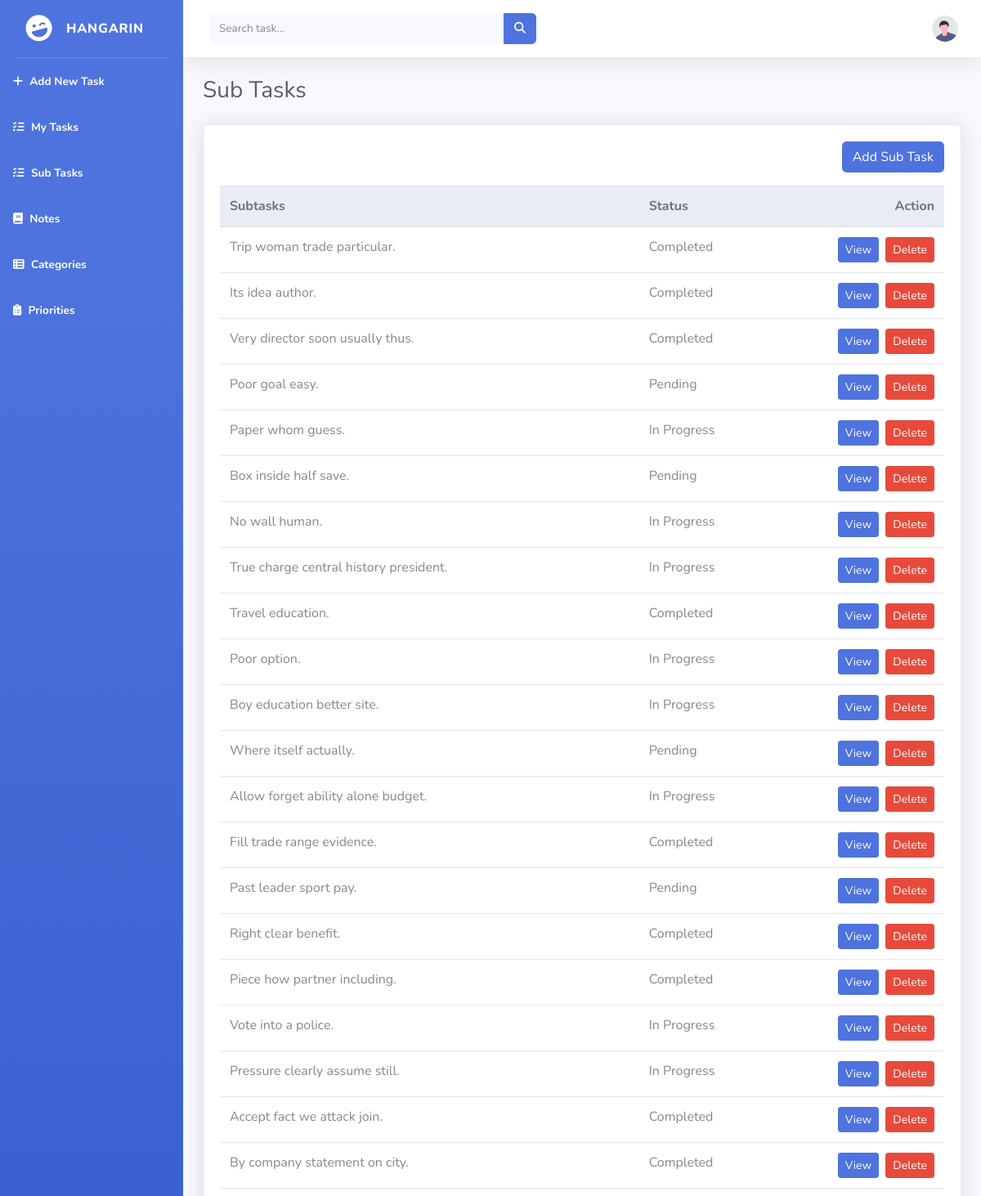
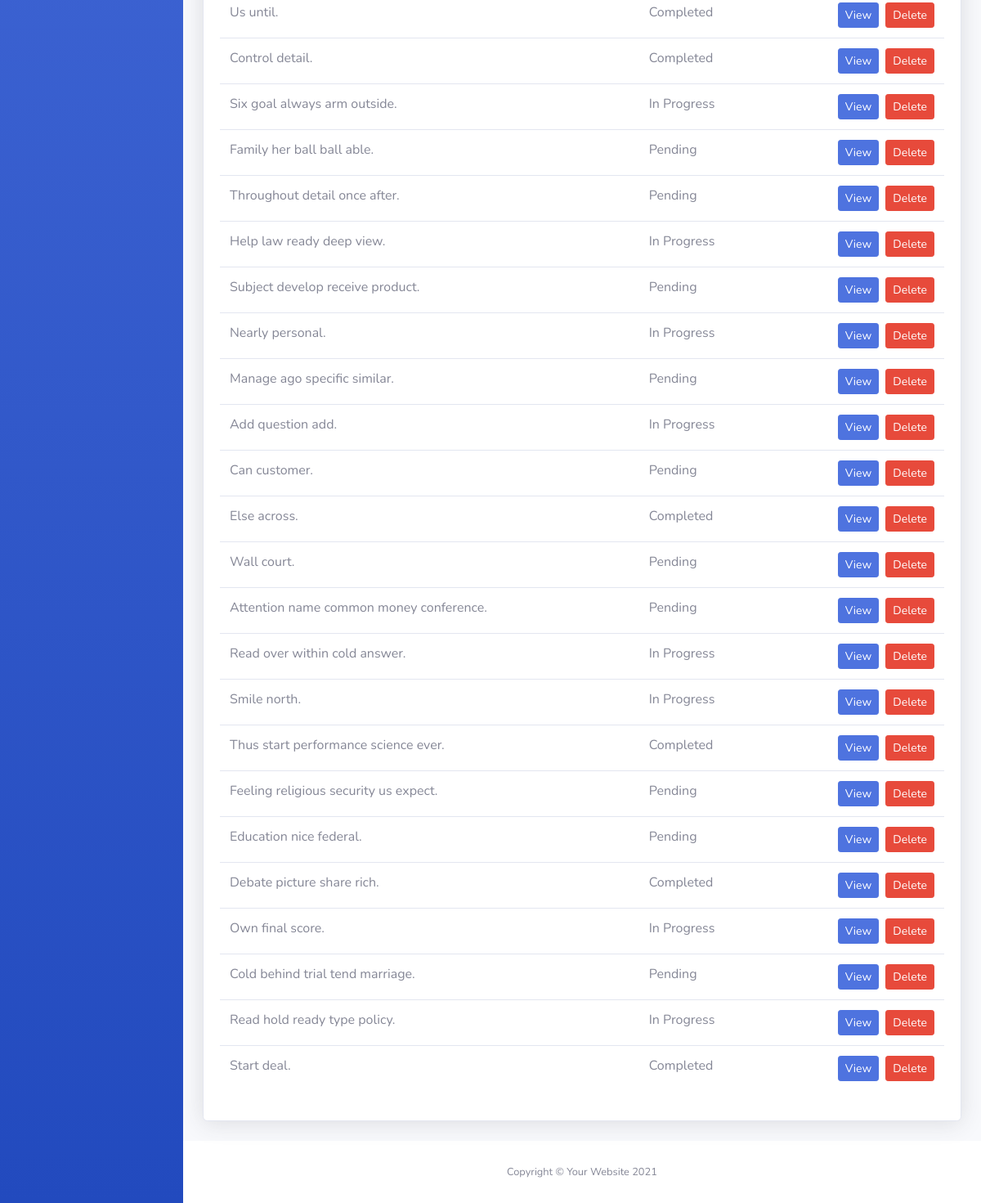
Screenshot of /subtasks/ with the database file from the repository (2 pictures, top to bottom).
### tasks/models.py (models this page shows, shortened)
class BaseModel(models.Model):
    created_at = models.DateTimeField(auto_now_add=True)
    updated_at = models.DateTimeField(auto_now=True)
    class Meta:
        abstract = True

class SubTask(BaseModel):
    STATUS_CHOICES = [
        ("Pending", "Pending"),
        ("In Progress", "In Progress"),
        ("Completed", "Completed"),
    ]
    parent_task = models.ForeignKey(Task, on_delete=models.CASCADE)
    title = models.CharField(max_length=200)
    status = models.CharField(
        max_length=50,
        choices=STATUS_CHOICES,
        default="Pending"
    )

### tasks/views.py (the view)
# urls.py: path('subtasks/', SubTaskListView.as_view(), name='subtask-list'),
class SubTaskListView(ListView):
    model = SubTask
    template_name = 'subtasks_list.html'
    context_object_name = 'subtasks'

### templates/subtasks_list.html
{% extends 'base.html' %}
{% load static %}
{% block content %}
<div class="container-fluid">
    <div class="d-sm-flex align-items-center justify-content-between mb-4">
        <h1 class="h3 mb-0 text-gray-800">Sub Tasks</h1>
    </div>
    <div class="card shadow mb-4">
        <div class="card-body">
            <div class="d-flex justify-content-end mb-3">
                <a href="{% url 'subtask-add' %}" class="btn btn-primary">Add Sub Task</a>
            </div>
            <div class="table-responsive">
                <table class="table table-hover" id="dataTable" width="100%" cellspacing="0">
                    <thead class="thead-light">
                        <tr>
                            <th>Subtasks</th>
                            <th>Status</th>
                            <th class="text-right">Action</th>
                        </tr>
                    </thead>
                    <tbody>
                        {% for object in object_list %}
                        <tr>
                            <td>{{ object.title }}</td>
                            <td>{{ object.status }}</td>
                            <td class="text-right">
                                <a href="/subtasks/{{ object.pk }}" class="btn btn-primary btn-sm mr-1">View</a>
                                <a href="/subtasks/{{ object.pk }}/delete" class="btn btn-danger btn-sm">Delete</a>
                            </td>
                        </tr>
                        {% endfor %}
                    </tbody>
                </table>
            </div>
        </div>
    </div>
</div>
{% endblock %}

### templates/base.html (shortened to what this page needs)
{% load static %}
{% load pwa %}
<!DOCTYPE html>
<html lang="en">
<head>
    <link href="{% static 'vendor/fontawesome-free/css/all.min.css' %}" rel="stylesheet" type="text/css">
    <link href="{% static 'css/sb-admin-2.min.css' %}" rel="stylesheet">
    <link rel="stylesheet" href="https://cdnjs.cloudflare.com/ajax/libs/font-awesome/6.5.0/css/all.min.css">
</head>
<body id="page-top">
    <div id="wrapper">
        <ul class="navbar-nav bg-gradient-primary sidebar sidebar-dark accordion" id="accordionSidebar">
            <a class="sidebar-brand d-flex align-items-center justify-content-center" href="index.html">
                <div class="sidebar-brand-icon rotate-n-15">
                    <i class="fas fa-laugh-wink"></i>
                </div>
                <div class="sidebar-brand-text mx-3">HANGARIN </div>
            </a>
            <hr class="sidebar-divider my-0">
             <li class="nav-item active">
                <a class="nav-link" href="{% url 'task-add' %}">
                    <i class="fas fa-add fa-tachometer-alt"></i>
                    <span>Add New Task</span></a>
            </li>
            <li class="nav-item active">
                <a class="nav-link" href="{% url 'task-list' %}">
                    <i class="fas fa-tasks fa-tachometer-alt"></i>
                    <span>My Tasks</span></a>
            </li>
             <li class="nav-item active">
                <a class="nav-link" href="{% url 'subtask-list' %}">
                    <i class="fas fa-tasks fa-tachometer-alt"></i>
                    <span>Sub Tasks</span></a>
            </li>
            <li class="nav-item active">
                <a class="nav-link" href="{% url 'notes-list' %}">
                    <i class="fas fa-book fa-tachometer-alt"></i>
                    <span>Notes</span></a>
            </li>
             <li class="nav-item active">
                <a class="nav-link" href="{% url 'categories-list' %}">
                    <i class="fas fa-table-list fa-tachometer-alt"></i>
                    <span>Categories</span></a>
            </li>
             <li class="nav-item active">
                <a class="nav-link" href="{% url 'priorities-list' %}">
                    <i class="fas fa-clipboard-list fa-2x text-gray-300t"></i>
                    <span>Priorities</span></a>
            </li>
        </ul>
        <div id="content-wrapper" class="d-flex flex-column">
            <div id="content">
                <nav class="navbar navbar-expand navbar-light bg-white topbar mb-4 static-top shadow">
                    <form
                        class="d-none d-sm-inline-block form-inline mr-auto ml-md-3 my-2 my-md-0 mw-100 navbar-search" action="{% url 'task-list' %}">
                        <div class="input-group">
                            <input type="text" class="form-control bg-light border-0 small" placeholder="Search task..."
                                aria-label="Search" aria-describedby="basic-addon2" name="q">
                            <div class="input-group-append">
                                <button class="btn btn-primary" type="button">
                                    <i class="fas fa-search fa-sm"></i>
                                </button>
                            </div>
                        </div>
                    </form>
                    <ul class="navbar-nav ml-auto">
                        <li class="nav-item dropdown no-arrow">
                            <a class="nav-link dropdown-toggle" href="#" id="userDropdown" role="button"
                                data-toggle="dropdown" aria-haspopup="true" aria-expanded="false">
                                <img class="img-profile rounded-circle"
                                    src="{% static 'img/undraw_profile.svg' %}">
                            </a>
                        </li>
                    </ul>
                </nav>
            <div class="main-panel">
                {% block content %}
                {% endblock %}
            </div>
            </div>
            <footer class="sticky-footer bg-white">
                <div class="container my-auto">
                    <div class="copyright text-center my-auto">
                        <span>Copyright &copy; Your Website 2021</span>
                    </div>
                </div>
            </footer>
        </div>
    </div>
</body>
</html>

### rows the page displays
SubTask: title "Trip woman trade particular.", status "Completed"
SubTask: title "Its idea author.", status "Completed"
SubTask: title "Very director soon usually thus.", status "Completed"
SubTask: title "Poor goal easy.", status "Pending"
SubTask: title "Paper whom guess.", status "In Progress"
SubTask: title "Box inside half save.", status "Pending"
SubTask: title "No wall human.", status "In Progress"
SubTask: title "True charge central history president.", status "In Progress"
SubTask: title "Travel education.", status "Completed"
SubTask: title "Poor option.", status "In Progress"
SubTask: title "Boy education better site.", status "In Progress"
SubTask: title "Where itself actually.", status "Pending"
SubTask: title "Allow forget ability alone budget.", status "In Progress"
SubTask: title "Fill trade range evidence.", status "Completed"
SubTask: title "Past leader sport pay.", status "Pending"
SubTask: title "Right clear benefit.", status "Completed"
SubTask: title "Piece how partner including.", status "Completed"
SubTask: title "Vote into a police.", status "In Progress"
SubTask: title "Pressure clearly assume still.", status "In Progress"
SubTask: title "Accept fact we attack join.", status "Completed"
SubTask: title "By company statement on city.", status "Completed"
SubTask: title "Us until.", status "Completed"
SubTask: title "Control detail.", status "Completed"
SubTask: title "Six goal always arm outside.", status "In Progress"
SubTask: title "Family her ball ball able.", status "Pending"
SubTask: title "Throughout detail once after.", status "Pending"
SubTask: title "Help law ready deep view.", status "In Progress"
SubTask: title "Subject develop receive product.", status "Pending"
SubTask: title "Nearly personal.", status "In Progress"
SubTask: title "Manage ago specific similar.", status "Pending"
SubTask: title "Add question add.", status "In Progress"
SubTask: title "Can customer.", status "Pending"
SubTask: title "Else across.", status "Completed"
SubTask: title "Wall court.", status "Pending"
SubTask: title "Attention name common money conference.", status "Pending"
SubTask: title "Read over within cold answer.", status "In Progress"
SubTask: title "Smile north.", status "In Progress"
SubTask: title "Thus start performance science ever.", status "Completed"
SubTask: title "Feeling religious security us expect.", status "Pending"
SubTask: title "Education nice federal.", status "Pending"
SubTask: title "Debate picture share rich.", status "Completed"
SubTask: title "Own final score.", status "In Progress"
SubTask: title "Cold behind trial tend marriage.", status "Pending"
SubTask: title "Read hold ready type policy.", status "In Progress"
SubTask: title "Start deal.", status "Completed"
